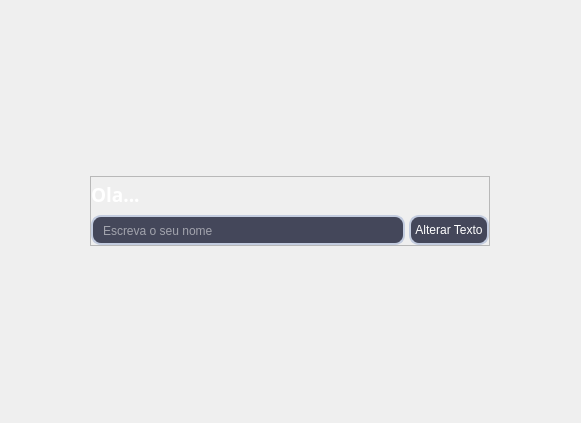
<?xml version="1.0" encoding="UTF-8"?>
<ui version="4.0">
 <class>StackedWidget</class>
 <widget class="QStackedWidget" name="StackedWidget">
  <property name="geometry">
   <rect>
    <x>0</x>
    <y>0</y>
    <width>581</width>
    <height>423</height>
   </rect>
  </property>
  <property name="windowTitle">
   <string>StackedWidget</string>
  </property>
  <widget class="QWidget" name="page_1">
   <layout class="QVBoxLayout" name="verticalLayout">
    <item alignment="Qt::AlignHCenter|Qt::AlignVCenter">
     <widget class="QFrame" name="frame_home">
      <property name="minimumSize">
       <size>
        <width>400</width>
        <height>70</height>
       </size>
      </property>
      <property name="maximumSize">
       <size>
        <width>400</width>
        <height>70</height>
       </size>
      </property>
      <property name="frameShape">
       <enum>QFrame::StyledPanel</enum>
      </property>
      <property name="frameShadow">
       <enum>QFrame::Raised</enum>
      </property>
      <layout class="QVBoxLayout" name="verticalLayout_4">
       <property name="spacing">
        <number>4</number>
       </property>
       <property name="leftMargin">
        <number>0</number>
       </property>
       <property name="topMargin">
        <number>0</number>
       </property>
       <property name="rightMargin">
        <number>0</number>
       </property>
       <property name="bottomMargin">
        <number>0</number>
       </property>
       <item>
        <widget class="QLabel" name="label_3">
         <property name="font">
          <font>
           <family>jetbrains mono</family>
           <pointsize>14</pointsize>
           <italic>false</italic>
           <bold>true</bold>
          </font>
         </property>
         <property name="styleSheet">
          <string notr="true">font: 700 14pt &quot;jetbrains mono&quot;;
color: rgb(255, 255, 255);</string>
         </property>
         <property name="text">
          <string>Ola...</string>
         </property>
        </widget>
       </item>
       <item>
        <layout class="QGridLayout" name="gridLayout">
         <item row="0" column="0">
          <widget class="QLineEdit" name="lineEdit">
           <property name="minimumSize">
            <size>
             <width>0</width>
             <height>30</height>
            </size>
           </property>
           <property name="maximumSize">
            <size>
             <width>16777215</width>
             <height>30</height>
            </size>
           </property>
           <property name="styleSheet">
            <string notr="true">QLineEdit {
	font: 8pt &quot;Segoe UI&quot;;
	background-color: rgb(68, 71, 90);
	padding: 8px;
	border: 2px solid #c3ccdf;
	color: rgb(255, 255, 255);
	border-radius: 10px;
}</string>
           </property>
           <property name="placeholderText">
            <string>Escreva o seu nome</string>
           </property>
          </widget>
         </item>
         <item row="0" column="1">
          <widget class="QPushButton" name="pushButton">
           <property name="minimumSize">
            <size>
             <width>80</width>
             <height>30</height>
            </size>
           </property>
           <property name="maximumSize">
            <size>
             <width>16777215</width>
             <height>30</height>
            </size>
           </property>
           <property name="styleSheet">
            <string notr="true">QPushButton {
	font: 700 8pt &quot;Segoe UI&quot;;
	background-color: #44475a;
	border: 2px solid #c3ccdf;
	color: rgb(255, 255, 255);
	border-radius: 10px;
}

QPushButton:hover {
	background-color: #4f5368;
}

QPushButton:pressed {
	background-color: #282a36;
}</string>
           </property>
           <property name="text">
            <string>Alterar Texto</string>
           </property>
          </widget>
         </item>
        </layout>
       </item>
      </layout>
     </widget>
    </item>
   </layout>
  </widget>
  <widget class="QWidget" name="page_2">
   <layout class="QVBoxLayout" name="verticalLayout_2">
    <item>
     <widget class="QLabel" name="label_2">
      <property name="text">
       <string>Página 2</string>
      </property>
      <property name="alignment">
       <set>Qt::AlignCenter</set>
      </property>
     </widget>
    </item>
   </layout>
  </widget>
  <widget class="QWidget" name="page_3">
   <layout class="QVBoxLayout" name="verticalLayout_3">
    <item>
     <widget class="QLabel" name="label">
      <property name="text">
       <string>Página 3</string>
      </property>
      <property name="alignment">
       <set>Qt::AlignCenter</set>
      </property>
     </widget>
    </item>
   </layout>
  </widget>
 </widget>
 <resources/>
 <connections/>
</ui>
